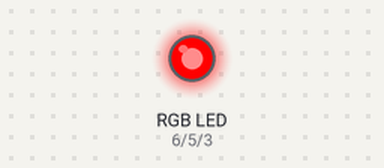
A sketch run on a simulated Arduino Uno, built with avr-gcc and run on an emulated ATmega328P. Shown: an RGB LED mixed from three pins (HIGH = lit).

Above: at 0.5 s.
At 1.5 s:
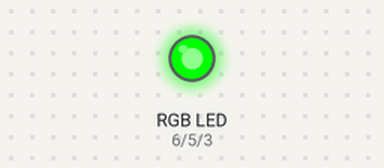
At 5.5 s:
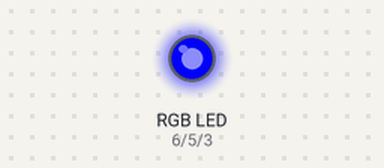
Timing chart, 0 to 6.9 s (numbered marks = the images above):
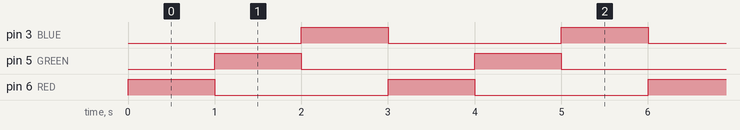

Measured:
- by itself, pin 3 (BLUE), pin 5 (GREEN), pin 6 (RED): alternates HIGH for 1.0 s and LOW for 2.0 s
- by itself, everything shown: repeats every 3.0 s, in 3 steps

The sketch:

led_rgb_cambio_colore.ino
```cpp
#define BLUE 3
#define GREEN 5
#define RED 6
void red(){
  digitalWrite(RED,HIGH);
  digitalWrite(GREEN,LOW);
  digitalWrite(BLUE,LOW);
}
void green(){
  digitalWrite(RED,LOW);
  digitalWrite(GREEN,HIGH);
  digitalWrite(BLUE,LOW);
}
void blue(){
  digitalWrite(RED,LOW);
  digitalWrite(GREEN,LOW);
  digitalWrite(BLUE,HIGH);
}

void setup()
{
  pinMode(RED,OUTPUT);
  pinMode(GREEN,OUTPUT);
  pinMode(BLUE,OUTPUT);
}
void loop(){
  red();
  delay(1000);
  green();
  delay(1000);
  blue();
  delay(1000);
}
```
